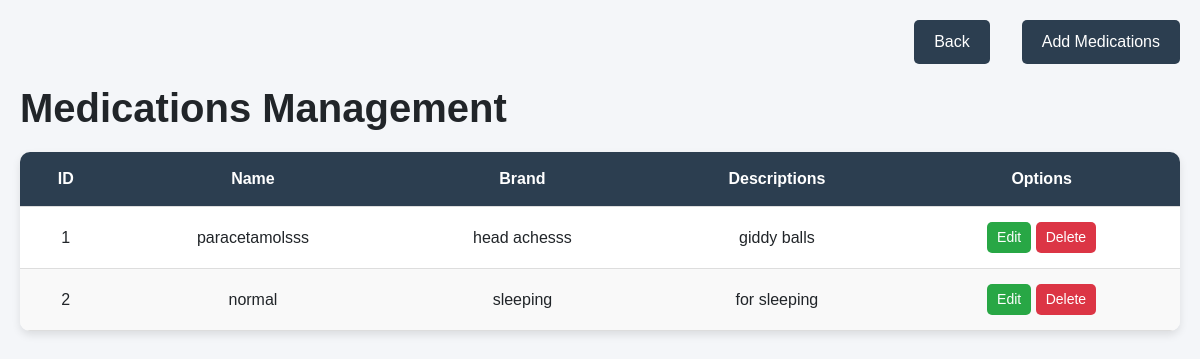
/medications, run on the app's committed database.
### app/models.py (models this page shows)
class Medications(db.Model):
    id = db.Column(db.Integer, primary_key=True, autoincrement=True)
    name = db.Column(db.String(50), nullable=False)
    brand = db.Column(db.String(50), nullable=False)
    description = db.Column(db.String(1050), nullable=False)

### app/routes.py (the view, shortened to what this page needs)
@app.route("/medications", methods = ["GET", "POST"])
def medications():
    form = MedicationForm()
    medication = Medications.query.all() #fetch data queries
    return render_template("medications.html", form = form, medication = medication)

### app/templates/medications.html (shortened to what this page needs)
<!DOCTYPE html>
<html lang="en">
   <head>
      <link rel="stylesheet" href="https://cdnjs.cloudflare.com/ajax/libs/bootstrap/4.6.2/css/bootstrap.min.css">
      <link rel="stylesheet" href="{{ url_for('static', filename = 'medications.css') }}">
   </head>
   <body>
      <div class="button-container">
         <a href="{{ url_for('dashboard') }}" class="add-button">Back</a>
         <button class="add-button" data-toggle="modal" data-target="#addMedicationModal">Add Medications</button>
      </div>
      <h1 style="font-weight: bold;">Medications Management</h1>
      <table class="styled-table">
         <thead>
            <tr>
               <th scope="col">ID</th>
               <th scope="col">Name</th>
               <th scope="col">Brand</th>
               <th scope="col">Descriptions</th>
               <th scope="col">Options</th>
            </tr>
         </thead>
         <tbody>
            {% for medication in medication %}
            <tr>
               <td>{{ medication.id }}</td>
               <td>{{ medication.name }}</td>
               <td>{{ medication.brand }}</td>
               <td>{{ medication.description }}</td>
               <td>
                  <button class="btn edit" data-toggle="modal" data-target="#editMedicationModal"
                     data-id="{{ medication.id }}"
                     data-name="{{ medication.name }}"
                     data-brand="{{ medication.brand }}"
                     data-description="{{ medication.description }}">
                  Edit
                  </button>
                  <button class="btn delete" data-toggle="modal" data-target="#deleteMedicationModal" data-id="{{ medication.id }}">Delete</button>
               </td>
            </tr>
            {% endfor %}
         </tbody>
      </table>
   </body>
</html>

### app/static/medications.css (style rules this page uses)
body { font-family: Arial, sans-serif; background-color: #f4f6f9; margin: 0; padding: 20px; }
.styled-table { width: 100%; border-collapse: collapse; margin: 20px 0; font-size: 1rem; box-shadow: 0 4px 8px rgba(0, 0, 0, 0.1); border-radius: 10px; overflow: hidden; background-color: white; }
.styled-table thead { background-color: #2c3e50; color: white; text-align: center; }
.styled-table th, .styled-table td { padding: 15px; text-align: center; border-bottom: 1px solid #ddd; }
.styled-table tbody tr:nth-child(even) { background-color: #f9f9f9; }
.btn { padding: 5px 10px; font-size: 14px; border-radius: 5px; color: white; border: none; cursor: pointer; transition: background-color 0.3s ease; }
.btn.edit { background-color: #28a745; }
.btn.delete { background-color: #dc3545; }
.button-container { display: flex; justify-content: flex-end; margin-bottom: 20px; gap: 2rem; }
.add-button { padding: 10px 20px; background-color: #2c3e50; color: white; border: none; border-radius: 5px; cursor: pointer; transition: background-color 0.3s ease; }

### data on the page
Medications: id "1", name "paracetamolsss", brand "head achesss", description "giddy balls"
Medications: id "2", name "normal", brand "sleeping", description "for sleeping"
